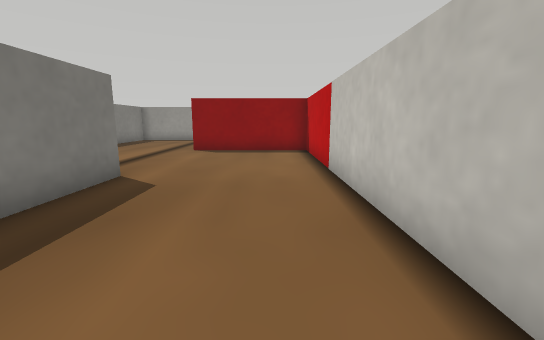
View 1 (above)

22 first-person views from a walk through a robot-simulator world made for Webots. The camera is 0.11 m above the floor, tilts 10° down and sees 90° across. The floor is counted in squares, 0.1 m on a side. Each view is taken from the middle of a square. On the plan, view 1 faces up. The plan holds only what a view shows up to about 12 squares ahead; the rest is blank. The place goes on beyond the plan. Robots are left out. Simple shapes and patterns stand in for the simulator's stock objects.

View 2
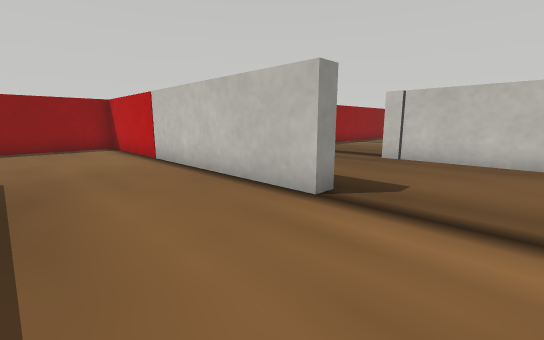

View 3
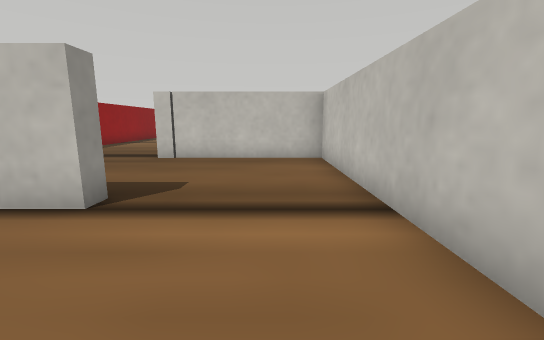

View 4
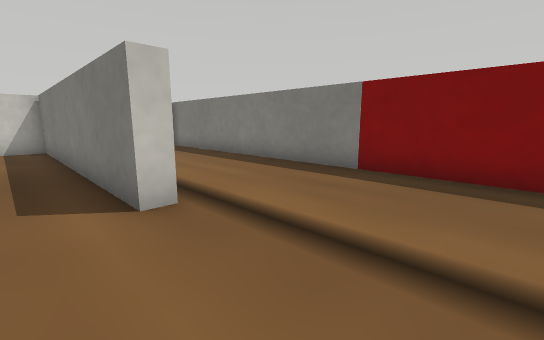

View 5
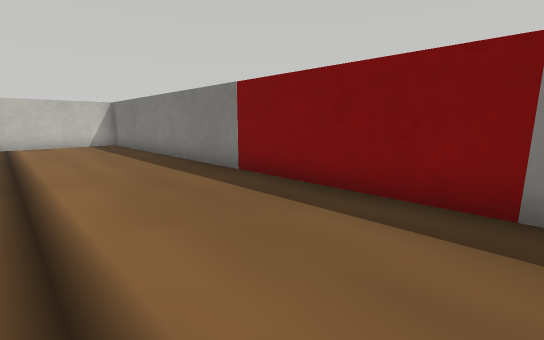

View 6
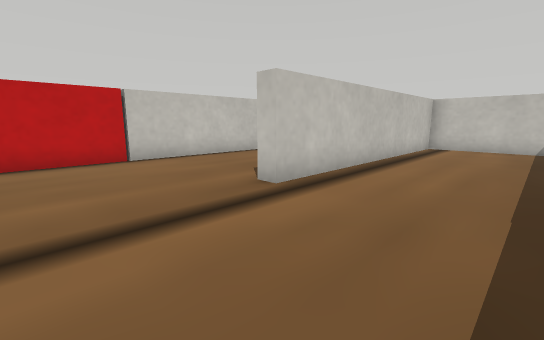

View 7
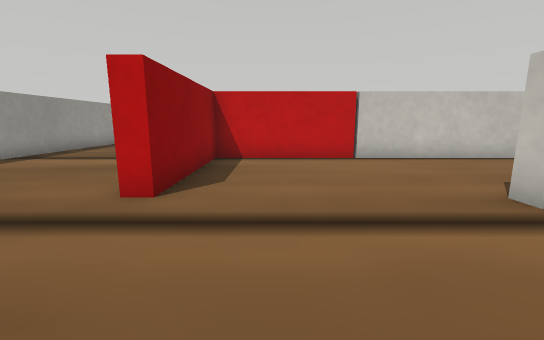

View 8
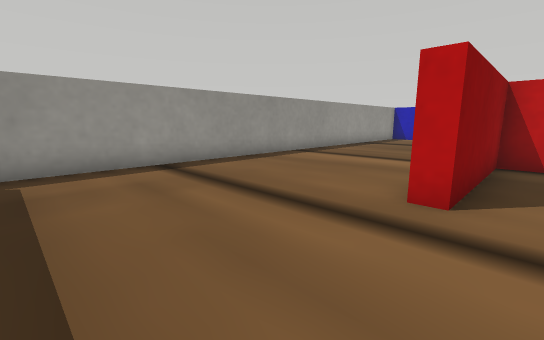

View 9
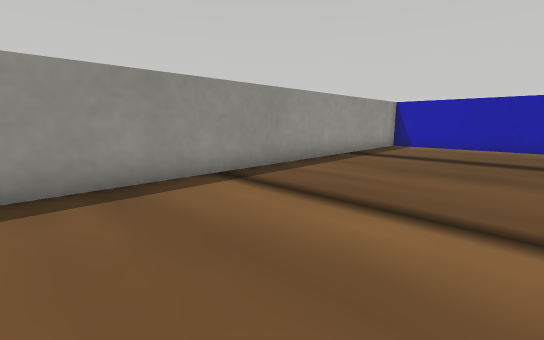

View 10
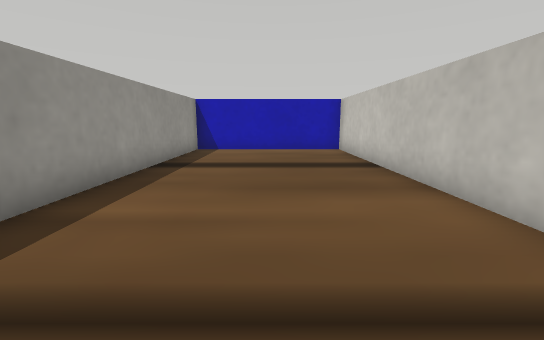

View 11
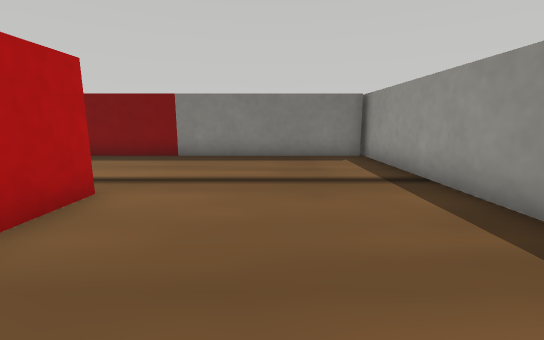

View 12
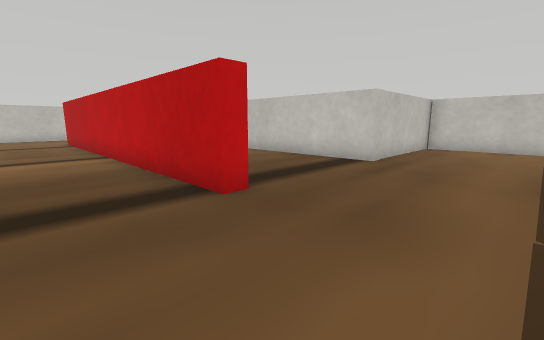

View 13
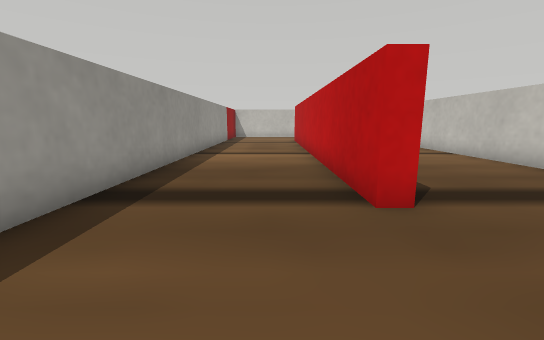

View 14
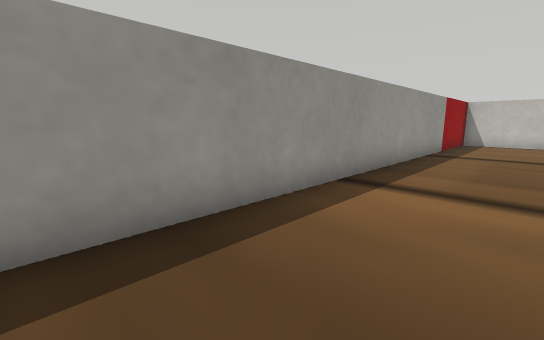

View 15
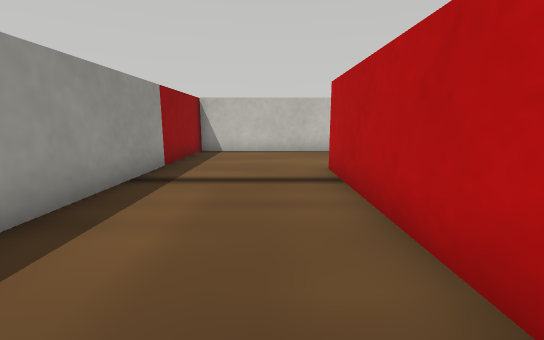

View 16
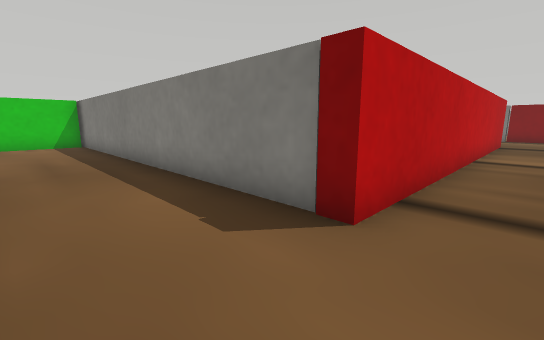

View 17
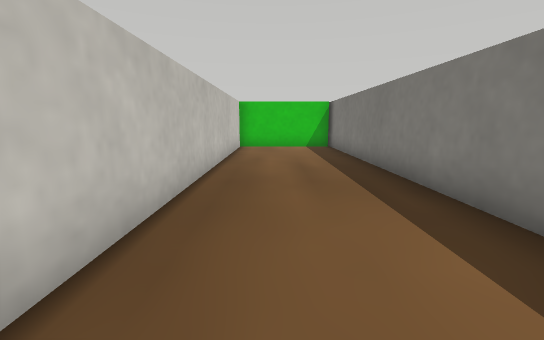

View 18
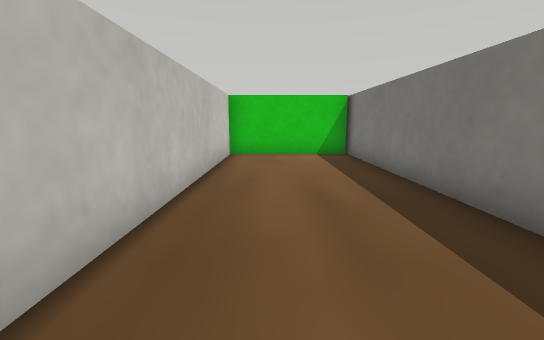

View 19
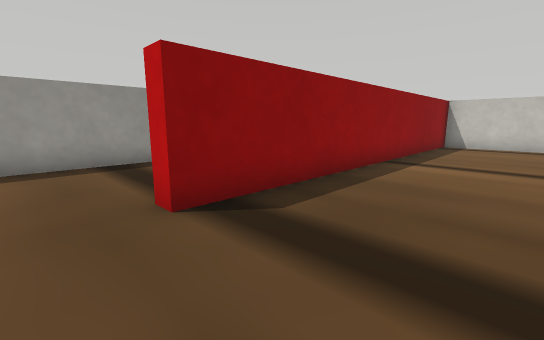

View 20
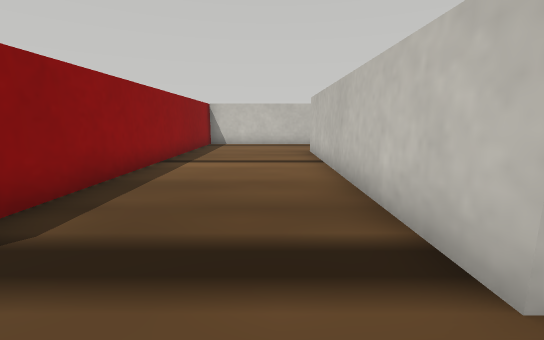

View 21
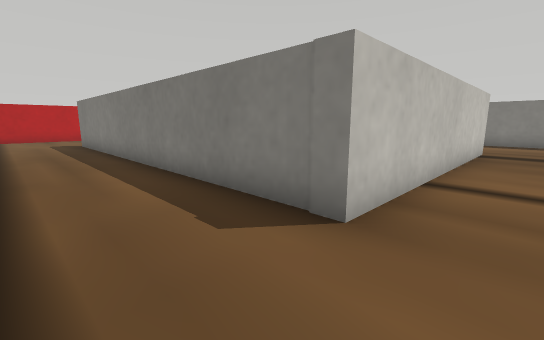

View 22
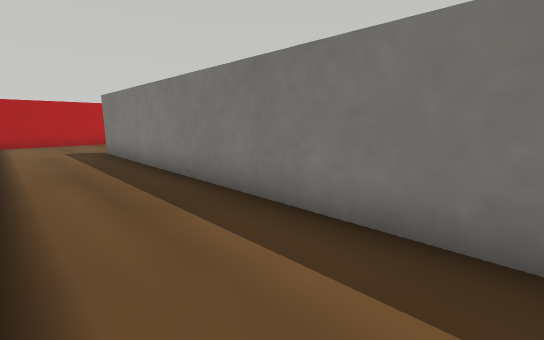

### Floor plan
Points are (right, up) in squares from view 1. A wall is a line through its corners. A room is listed if a view was taken in it or the views show most of it. See-through windows are left out.
Room 1 (views 1, 2, 3, 4)
walls: (-3.6, 5.5) (-3.1, 5.5) (-3.1, -3.6) (2.6, -3.6); (1.9, 0.4) (1.4, 0.4) (1.4, 10.7) (-3.1, 10.7)
ways out: opening at (-3, 8) to room 2; opening at (1.5, -1.5) to room 5
Room 2 (views 5, 6, 7, 8)
walls: (-3.1, 10.7) (-3.1, 11.2); (-8, 11.5) (-8, -2.5); (-7, -3.6) (-3.6, -3.6) (-3.6, 5.5)
ways out: opening at (-3, 8) to room 1; opening at (-5.5, 11) to room 3
Room 3 (views 9, 10, 11)
walls: (2.6, 11.2) (11.2, 11.2) (11.2, 17) (-8.5, 17); (-3.1, 11.2) (-1.5, 11.2); (-8, 17) (-8, 11.5)
ways out: opening at (-5.5, 11) to room 2
Room 4 (views 12, 13, 14, 15, 16, 17, 18)
walls: (6.5, 6.6) (19.3, 6.6) (19.3, -6.9); (19.4, -6.4) (23.4, -6.4) (23.4, 10.7) (4.9, 10.7)
ways out: opening at (4.5, 6.5) to room 5
Room 5 (views 19, 20, 21, 22)
walls: (18.9, 3) (18.9, 6.1); (19.1, 6.1) (6.5, 6.1) (6.5, 6.6); (1.8, 3) (1.8, 1.8); (2.6, -3.6) (6.5, -3.6) (6.5, 1.5) (15.3, 1.5) (15.3, -12); (16, -16.4) (18, -16.4)
ways out: opening at (1.5, -1.5) to room 1; opening at (4.5, 6.5) to room 4; opening at (15, -13.5)

Positions as (right, up) in squares from view 1, and headings:
1: (0, 0), facing up
2: (-2, -2), facing up-right
3: (-2, -2), facing right
4: (-2, 9), facing down-left
5: (-4, 11), facing down-left
6: (-7, 9), facing down-right
7: (-7, 9), facing right
8: (-7, 10), facing up-right
9: (-2, 12), facing up-right
10: (0, 14), facing right
11: (1, 14), facing left
12: (3, 9), facing down-right
13: (3, 8), facing right
14: (8, 8), facing up-right
15: (13, 8), facing right
16: (22, 8), facing down-left
17: (22, 6), facing down
18: (22, 3), facing down
19: (5, 3), facing up-right
20: (5, 3), facing right
21: (18, 3), facing down-left
22: (18, -1), facing down-left
